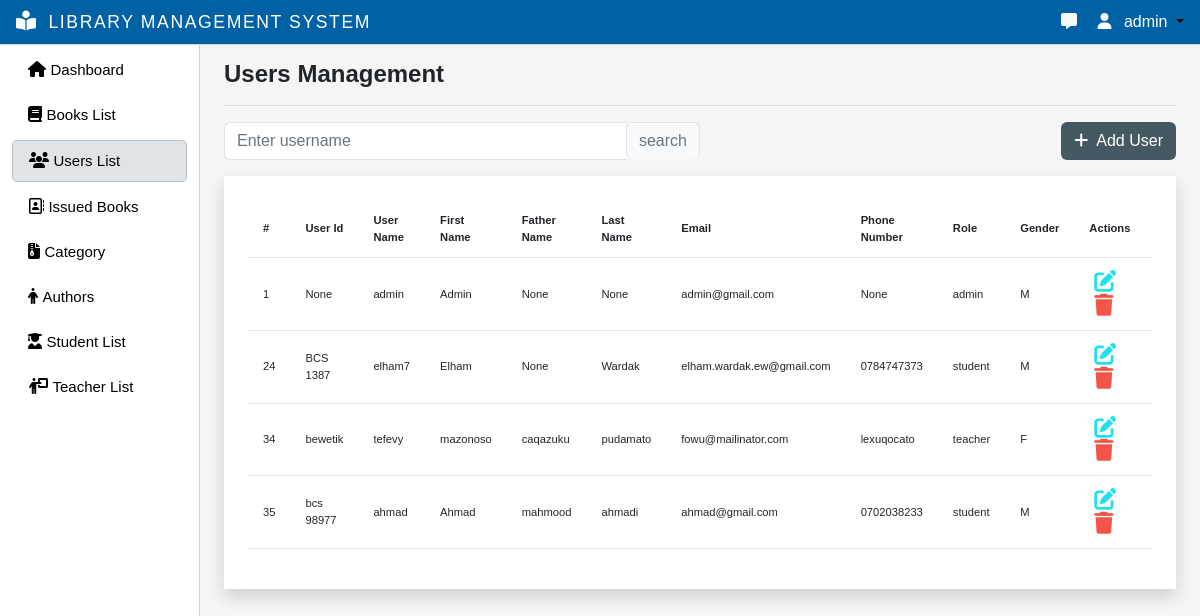
Before: /users-management/ (signed in) with the older database file.
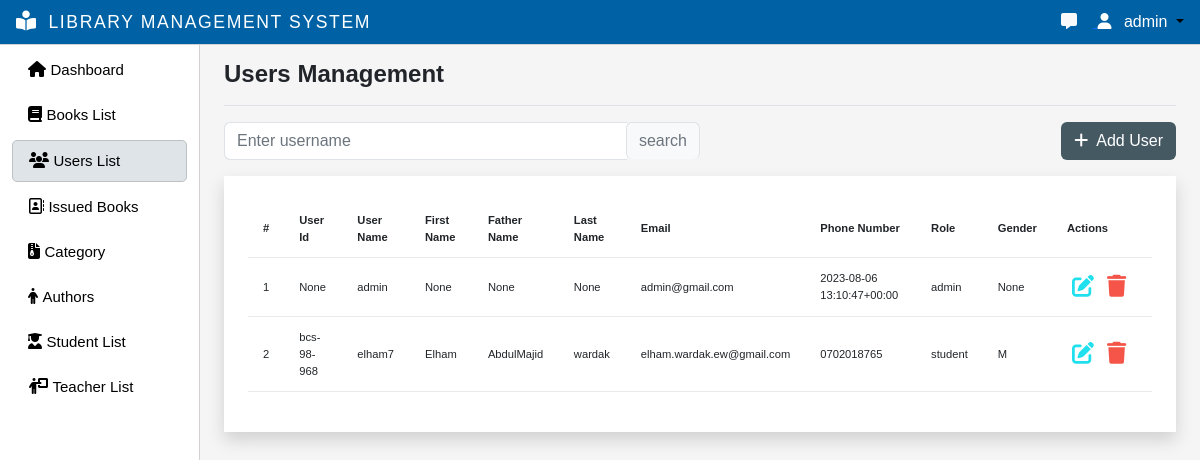
After: the same page with the newer database file.
### myapp/models.py (models this page shows)
class CustomUser(AbstractUser):
    email = models.EmailField(max_length=255, unique=True)
    username = models.CharField(max_length=50, unique=True)
    first_name = models.CharField(null=True, blank=True, max_length=100)
    father_name= models.CharField(null=True, blank=True, max_length=100)
    last_name = models.CharField(null=True, blank=True, max_length=100)
    phone_number = models.CharField(max_length=16)
    user_id = models.CharField(max_length=50,null=True,blank=True)
    group = models.ForeignKey(Group, on_delete=models.CASCADE, default=2)
    gender = models.CharField(max_length=1,null=True,blank=True)
    USERNAME_FIELD = 'email'
    EMAIL_FIELD = 'email'
    REQUIRED_FIELDS = []
    objects = CutomUserManager()

### myapp/decorators.py (the view)
        def wrapper_func(request, *args, **kwargs):
            group = None
            if request.user.group:
                group = request.user.group.name
            if group in allowed_roles:
                return view_func(request, *args, **kwargs)
            else:
                return HttpResponse('Your are not authorized to view this page!')

### myapp/utils.py (called while the page is built)
def searchuser(request):
    search_user = ''
    if request.GET.get('search_user'):
        search_user = request.GET.get('search_user')
    user = CustomUser.objects.filter(Q(username__icontains=search_user) |
                                Q(id__icontains=search_user)
                                )
    return user, search_user

def paginateUsers(request, users, results):
    page = request.GET.get('page')
    paginator = Paginator(users, results)
    try:
        user = paginator.page(page)
    except PageNotAnInteger:
        page = 1
        user = paginator.page(page)
    except EmptyPage:
        page = paginator.num_pages
        user = paginator.page(page)
    leftIndex = (int(page) - 4)
    if leftIndex < 1:
        leftIndex = 1
    rightIndex = (int(page) + 5)
    if rightIndex > paginator.num_pages:
        rightIndex = paginator.num_pages + 1
    custom_range = range(leftIndex, rightIndex)
    return custom_range, user

### myapp/templates/users_list.html (shortened to what this page needs)
{% extends 'main.html' %}
{% block title %}Users Management{% endblock title %}
{% block content %}
<div  class="search-customization">
	<div class="mb-3 w-50">
	  <form id="searchForm" action="{% url 'users-management' %}" method="GET">
		<div class="input-group">
		  <input
			class="form-control border-end-0 border"
			type="search"
			placeholder="Enter username"
			id="example-search-input"
			name="search_user"
			value="{{search_user}}"
		  />
		  <span class="input-group-append">
			<input
			  class="btn btn-outline-secondary bg-light border-bottom-0 border ms-n5"
			  type="submit"
			  value="search"
			/>
		  </span>
		</div>
	  </form>
	</div>
  <div class="mb-3">
		<a href="{% url 'add-user' %}" class="btn" style="background-color: #455963; color: #fff;"><i class="fa-sharp fa-solid fa-plus me-2"></i>Add User</a>
	</div>
</div>
<div class="p-4 shadow bg-white">
    <table class="table table-hover table-font-size">
        <thead>
            <tr>
                <th scope="col">#</th>
                <th scope="col">User Id</th>
                <th scope="col">User Name</th>
                <th scope="col">First Name</th>
                <th scope="col">Father Name</th>
                <th scope="col">Last Name</th>
                <th scope="col">Email</th>
                <th scope="col">Phone Number</th>
                <th scope="col">Role</th>
                <th scope="col">Gender</th>
                <th>Actions</th>
            </tr>
        </thead>
        <tbody>
            {% for user in users %}
                <tr>
                    <td>{{user.id}}</td>
                    <td>{{user.user_id}}</td>
                    <td>{{user.username}}</td>
                    <td>{{user.first_name}}</td>
                    <td>{{user.father_name}}</td>
                    <td>{{user.last_name}}</td>
                    <td>{{user.email}}</td>
                    <td>{{user.phone_number}}</td>
                    <td>{{user.group}}</td>
                    <td>{{user.gender}}</td>
                    <td>
                        <a href="{% url 'update-user' user.id %}" class="edit" data-toggle="modal"><i class="fa-solid fa-pen-to-square"></i></a>
                        <a href="{% url 'delete-user' user.id %}" onclick="return confirm('Do you really want to delete this user?') ;" class="delete" id="deleteBttn" data-toggle="modal"><i class="fa-solid fa-trash"></i></a>
                    </td>
                </tr>
            {% endfor %}
        </tbody>
    </table>
</div>
<br>
{% endblock %}

### templates/navbar.html (shortened to what this page needs)
{% load static %}
{% load custom_tags %}
<nav class="navbar navbar-expand-lg backgroundcolor fixed-top px-3 py-1 justify-content-between">
  {% if request.user.username %}
  <a class="navbar-brand" href="{% url 'admin-page' %}">
    <i class="fa-solid fa-book-open-reader navbar-icon "></i>
    <span class="ms-2 text-white">LIBRARY MANAGEMENT SYSTEM</span>
  </a>
  {% endif %}
  <div class="dropdown">
    {% if request.user.username %}
      {% if request.user.is_staff %}
        <a href="{% url 'message' %}">
          <i class="fa-solid fa-message me-3 text-light"></i>
        </a>
      {% endif %}
    <a class="dropdown-toggle user-menu-item" data-bs-toggle="dropdown" aria-expanded="false">
      <i class="fa-solid fa-user me-2 text-white"></i>
      <span class="text-white">{{request.user.username}}</span>
    </a>
    {% endif %}
  </div>
</nav>

Changed rows visible on the page:
removed CustomUser: id "24", user_id "BCS 1387", username "elham7", first_name "Elham", father_name "None", last_name "Wardak", email "elham.wardak.ew@gmail.com", phone_number "0784747373", group "student", gender "M"
removed CustomUser: id "34", user_id "bewetik", username "tefevy", first_name "mazonoso", father_name "caqazuku", last_name "pudamato", email "fowu@mailinator.com", phone_number "lexuqocato", group "teacher", gender "F"
removed CustomUser: id "35", user_id "bcs 98977", username "ahmad", first_name "Ahmad", father_name "mahmood", last_name "ahmadi", email "ahmad@gmail.com", phone_number "0702038233", group "student", gender "M"
changed CustomUser "None": first_name "Admin" → "None"; phone_number "None" → "2023-08-06 13:10:47+00:00"; gender "M" → "None"
added CustomUser: id "2", user_id "bcs-98-968", username "elham7", first_name "Elham", father_name "AbdulMajid", last_name "wardak", email "elham.wardak.ew@gmail.com", phone_number "0702018765", group "student", gender "M"
